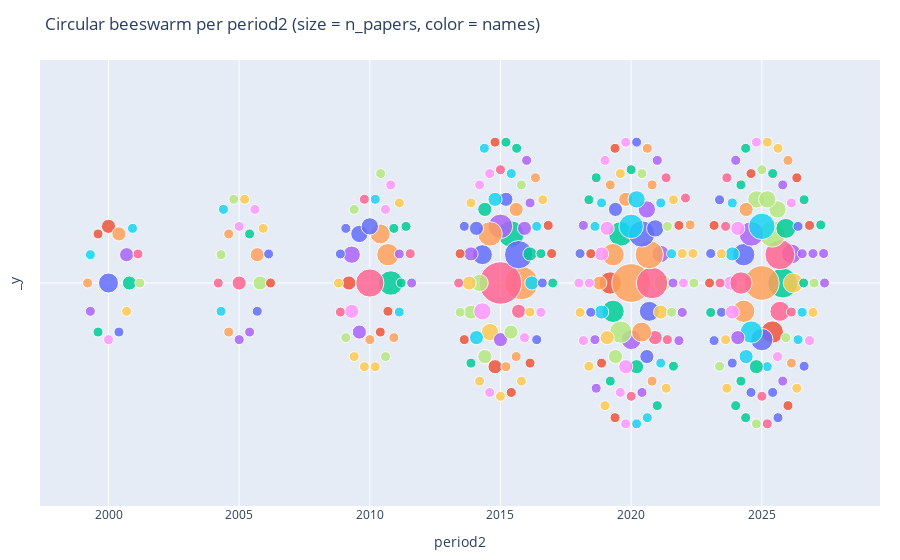

Notebook cell for this chart:
### Code cell
import plotly.express as px

# Columns based on your request
x_col = "period2" if "period2" in df.columns else "period"
size_col = "n_papers" if "n_papers" in df.columns else None
color_col = "names" 

# Ensure numeric x
df[x_col] = pd.to_numeric(df[x_col], errors="coerce")
# df = df[df[]]
df = df[df[x_col].notna()].copy()

# --- Circular disk layout per x bucket ---
# Parameters to control the circle size in data units
rx = 0.4  # horizontal radius in "year" units
ry = 1.0  # vertical radius in arbitrary y units

def disk_positions(n, rx=0.4, ry=1.0):
    """
    Arrange n points in concentric hex-like rings that fill a disk.
    Returns arrays of x_offset, y_offset centered at (0,0).
    Ring k has capacity 6*k (k>=1), ring 0 has 1 at center.
    """
    xs, ys = [], []
    if n <= 0:
        return np.array([]), np.array([])
    # center
    xs.append(0.0)
    ys.append(0.0)
    placed = 1
    k = 2
    while placed < n:
        cap = 6 * k
        thetas = np.linspace(0, 2*np.pi, cap, endpoint=False)
        for th in thetas:
            if placed >= n:
                break
            xs.append(rx * k * np.cos(th))
            ys.append(ry * k * np.sin(th))
            placed += 1
        k += 1
    return np.array(xs), np.array(ys)

# Within each x group, optionally sort by size descending so large dots gravitate toward center
if size_col and size_col in df.columns:
    df["_size_for_sort"] = df[size_col].fillna(1.0)
else:
    df["_size_for_sort"] = 1.0

df["_x"] = df[x_col]
df["_y"] = 0.0

for xval, idxs in df.groupby(x_col).groups.items():
    ids = list(idxs)
    # sort big -> small
    ids_sorted = df.loc[ids].sort_values("_size_for_sort", ascending=False).index.tolist()
    nx = len(ids_sorted)
    xs_off, ys_off = disk_positions(nx, rx=rx, ry=ry)
    # assign offsets in sorted order
    for i, row_id in enumerate(ids_sorted):
        df.at[row_id, "_x"] = xval + xs_off[i]
        df.at[row_id, "_y"] = ys_off[i]

# --- Plot ---
kwargs = {}
if size_col and size_col in df.columns:
    kwargs.update(size=size_col, size_max=30)

fig = px.scatter(
    df,
    x="_x",
    y="_y",
    color=color_col,
    hover_data=[x_col, color_col] + ([size_col] if size_col in df.columns else []),
    **kwargs
)

# Cosmetics
fig.update_traces(marker=dict(opacity=0.85), selector=dict(mode="markers"))
fig.update_yaxes(showgrid=False, showticklabels=False, zeroline=True, zerolinewidth=1)
fig.update_xaxes(title=x_col)
fig.update_layout(
    title=f"Circular beeswarm per {x_col} (size = {size_col or 'constant'}, color = {color_col})",
    # legend_title=color_col,
    showlegend=False,
    height=560,
    margin=dict(l=40, r=20, t=60, b=40),
)

fig.show()
